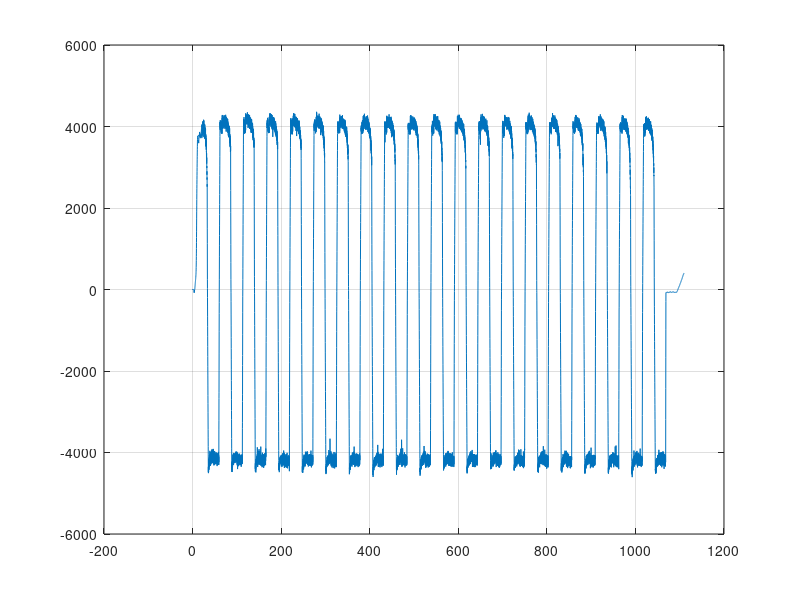

Source code (MATLAB):
close all
clear all
% load('shot_45994');
% load('shot_46023');
% load('shot_46037')
% load('shot_46045')
% load('shot_46237')
% load('shot_45994')
% load('shot_46076')
% load('shot_46093')
% load('shot_46241');
load('shot_46000');
time1=1e-3*data.time;

figure()
plot(time1,data.Ip_magn)
grid on
return
%% Select time window
index1=find(time1 ==167.3);
index2=find(time1 == 192.3);

Ip=data.Ip_magn(index1:index2);
I_prim=data.prim(index1:index2);
I_hor=data.hor(index1:index2);
I_vert=data.vert(index1:index2);
Rc=data.R0(index1:index2);
Zc=data.z0(index1:index2);
time=time1(index1:index2);


%% Convert to double
ISTTOK.Ip=double(Ip);
ISTTOK.I_prim=double(I_prim);
ISTTOK.I_hor=double(I_hor);
ISTTOK.I_vert=double(I_vert);
ISTTOK.Rc=double(Rc);
ISTTOK.Zc=double(Zc);
ISTTOK.time=double(time);


%%
% inputs=[ISTTOK.I_prim,ISTTOK.I_vert,ISTTOK.I_hor];
inputs=[ISTTOK.I_vert,ISTTOK.I_hor];
outputs=[ ISTTOK.Rc,ISTTOK.Zc];
Ts=100e-6;
exp4=iddata(outputs,inputs,Ts);

%% Filter the position
Rc_fil=lowpass(ISTTOK.Rc,1000,1/Ts);
Zc_fil=lowpass(ISTTOK.Zc,1000,1/Ts);

outputs1=[ Rc_fil,Zc_fil];

exp6=iddata(outputs1,inputs,Ts);
